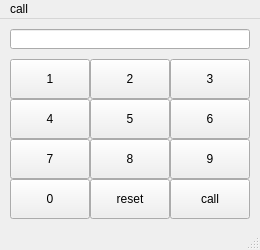
<?xml version="1.0" encoding="UTF-8"?>
<ui version="4.0">
 <class>MainWindow</class>
 <widget class="QMainWindow" name="MainWindow">
  <property name="geometry">
   <rect>
    <x>0</x>
    <y>0</y>
    <width>260</width>
    <height>250</height>
   </rect>
  </property>
  <property name="windowTitle">
   <string>MainWindow</string>
  </property>
  <widget class="QWidget" name="centralwidget">
   <widget class="QPushButton" name="pb1">
    <property name="geometry">
     <rect>
      <x>10</x>
      <y>40</y>
      <width>80</width>
      <height>40</height>
     </rect>
    </property>
    <property name="text">
     <string>1</string>
    </property>
   </widget>
   <widget class="QLineEdit" name="le1">
    <property name="enabled">
     <bool>true</bool>
    </property>
    <property name="geometry">
     <rect>
      <x>10</x>
      <y>10</y>
      <width>240</width>
      <height>20</height>
     </rect>
    </property>
    <property name="inputMask">
     <string/>
    </property>
    <property name="text">
     <string/>
    </property>
    <property name="alignment">
     <set>Qt::AlignRight|Qt::AlignTrailing|Qt::AlignVCenter</set>
    </property>
    <property name="readOnly">
     <bool>true</bool>
    </property>
   </widget>
   <widget class="QPushButton" name="pb2">
    <property name="geometry">
     <rect>
      <x>90</x>
      <y>40</y>
      <width>80</width>
      <height>40</height>
     </rect>
    </property>
    <property name="text">
     <string>2</string>
    </property>
   </widget>
   <widget class="QPushButton" name="pb3">
    <property name="geometry">
     <rect>
      <x>170</x>
      <y>40</y>
      <width>80</width>
      <height>40</height>
     </rect>
    </property>
    <property name="text">
     <string>3</string>
    </property>
   </widget>
   <widget class="QPushButton" name="pb6">
    <property name="geometry">
     <rect>
      <x>170</x>
      <y>80</y>
      <width>80</width>
      <height>40</height>
     </rect>
    </property>
    <property name="text">
     <string>6</string>
    </property>
   </widget>
   <widget class="QPushButton" name="pb5">
    <property name="geometry">
     <rect>
      <x>90</x>
      <y>80</y>
      <width>80</width>
      <height>40</height>
     </rect>
    </property>
    <property name="text">
     <string>5</string>
    </property>
   </widget>
   <widget class="QPushButton" name="pb4">
    <property name="geometry">
     <rect>
      <x>10</x>
      <y>80</y>
      <width>80</width>
      <height>40</height>
     </rect>
    </property>
    <property name="text">
     <string>4</string>
    </property>
   </widget>
   <widget class="QPushButton" name="pb7">
    <property name="geometry">
     <rect>
      <x>10</x>
      <y>120</y>
      <width>80</width>
      <height>40</height>
     </rect>
    </property>
    <property name="text">
     <string>7</string>
    </property>
   </widget>
   <widget class="QPushButton" name="pb8">
    <property name="geometry">
     <rect>
      <x>90</x>
      <y>120</y>
      <width>80</width>
      <height>40</height>
     </rect>
    </property>
    <property name="text">
     <string>8</string>
    </property>
   </widget>
   <widget class="QPushButton" name="pb9">
    <property name="geometry">
     <rect>
      <x>170</x>
      <y>120</y>
      <width>80</width>
      <height>40</height>
     </rect>
    </property>
    <property name="text">
     <string>9</string>
    </property>
   </widget>
   <widget class="QPushButton" name="pbcall">
    <property name="geometry">
     <rect>
      <x>170</x>
      <y>160</y>
      <width>80</width>
      <height>40</height>
     </rect>
    </property>
    <property name="text">
     <string>call</string>
    </property>
   </widget>
   <widget class="QPushButton" name="pb0">
    <property name="geometry">
     <rect>
      <x>10</x>
      <y>160</y>
      <width>80</width>
      <height>40</height>
     </rect>
    </property>
    <property name="text">
     <string>0</string>
    </property>
   </widget>
   <widget class="QPushButton" name="pbreset">
    <property name="geometry">
     <rect>
      <x>90</x>
      <y>160</y>
      <width>80</width>
      <height>40</height>
     </rect>
    </property>
    <property name="text">
     <string>reset</string>
    </property>
   </widget>
  </widget>
  <widget class="QStatusBar" name="statusbar"/>
  <widget class="QMenuBar" name="menuBar">
   <property name="geometry">
    <rect>
     <x>0</x>
     <y>0</y>
     <width>260</width>
     <height>21</height>
    </rect>
   </property>
   <widget class="QMenu" name="menu">
    <property name="title">
     <string>call</string>
    </property>
   </widget>
   <addaction name="menu"/>
  </widget>
  <action name="actioncall">
   <property name="text">
    <string>call</string>
   </property>
  </action>
 </widget>
 <resources/>
 <connections/>
</ui>
